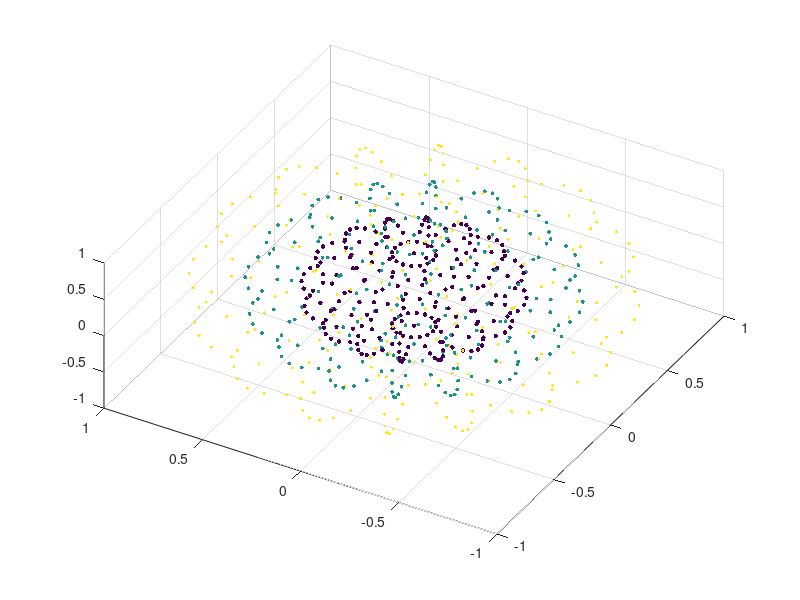

The MATLAB source for this figure:
[x,y,z]=sphere(16);
X=[x(:)*.5 x(:)*.75 x(:)];
Y=[y(:)*.5 y(:)*.75 y(:)];
Z=[z(:)*.5 z(:)*.75 z(:)];
S=repmat([1 .75 .5]*10,prod(size(x)),1);
C=repmat([1 2 3],prod(size(x)),1);
scatter3(X(:),Y(:),Z(:),S(:),C(:),'filled'),view(-60,60)